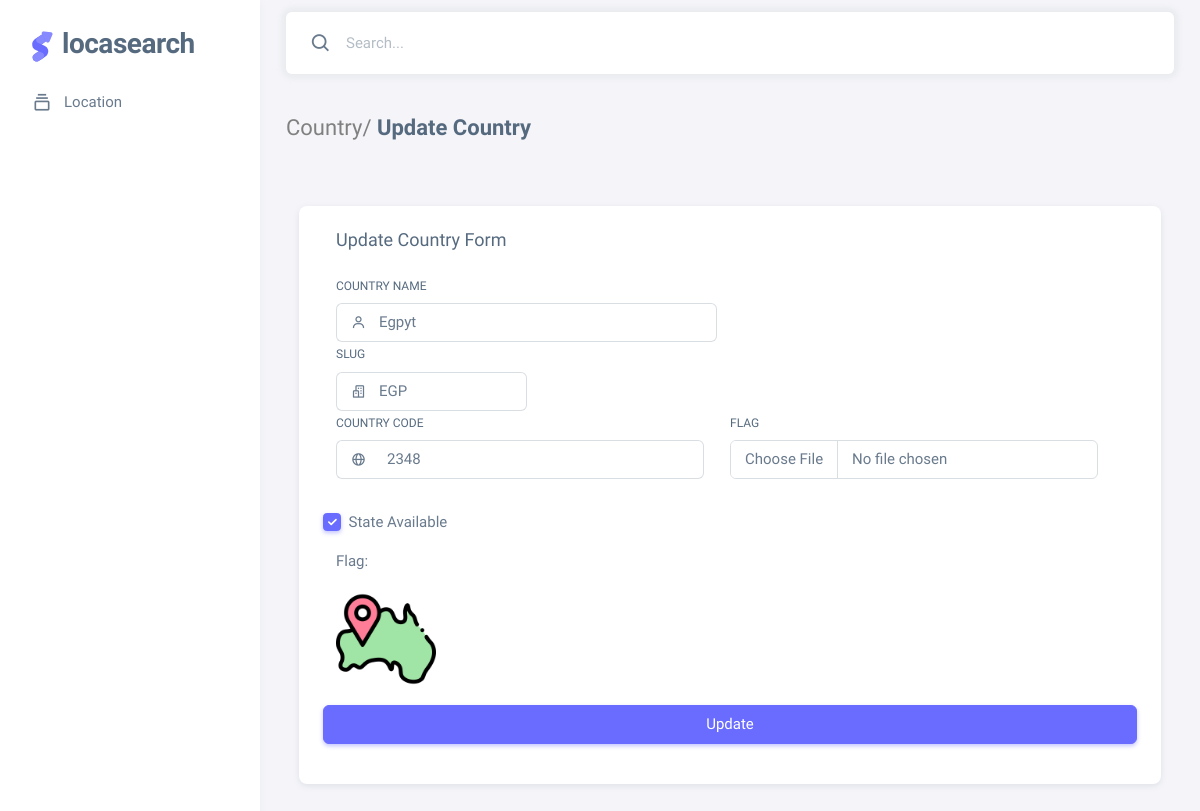
Screenshot of /countupdate/EGP/ with the database file from the repository.
### Country/models.py (models this page shows, shortened)
class Base(models.Model):
    is_active = models.BooleanField(default=True)
    Created_date = models.DateTimeField(auto_now_add=True)
    Updated_date = models.DateTimeField(auto_now=True)
    uuid = models.UUIDField(default=uuid.uuid4)
    class Meta:
        abstract = True

class Country(Base):
    name = models.CharField(max_length=100)
    slug = models.SlugField(unique=True)
    code = models.CharField(max_length=10, unique=True)
    flag = models.ImageField(upload_to='flag')
    is_state_available = models.BooleanField(default=True)

### Country/views.py (the view, shortened to what this page needs)
# urls.py: path('countupdate/<str:slug>/',UpdateCountry.as_view(), name='countupdate'),
class UpdateCountry(View):
    def get(self, request, slug=None):
        countryobj = Country.objects.get(slug = slug)
        context = {'countryobj': countryobj}
        return render(request, 'html/countupdate.html', context)

### template/html/countupdate.html (shortened to what this page needs)
{% extends 'html/base.html' %}
{% load static %}
{% block content %}
  <div class="content-wrapper">
    <div class="container-xxl flex-grow-1 container-p-y">
      <h4 class="fw-bold py-3 mb-4">
        <span class="text-muted fw-light"><a href="{% url 'country' %}" style="color: grey;">Country/</a></span> Update Country
      </h4>
      <div class="container-fluid flex-grow-1 container-p-y">
        <div class="row">
          <div class="card mb-4">
            <div class="card-header d-flex justify-content-between align-items-center">
              <h5 class="mb-0"> Update Country Form</h5>
            </div>
            <div class="card-body">
              <form action="{% url 'countupdate' countryobj.slug %}" enctype="multipart/form-data" method="post">
                <div class="row mb-3">
                  <div class="col-md-6">
                    <label class="form-label" for="basic-icon-default-fullname">Country Name</label>
                    <div class="input-group input-group-merge">
                      <span id="basic-icon-default-fullname2" class="input-group-text">
                        <i class="bx bx-user"></i>
                      </span>
                      <input type="text" class="form-control" id="basic-icon-default-fullname" value="{{countryobj.name}}" placeholder="India" name="country_name"/>
                    </div>
                  <div class="col-md-6">
                    <label class="form-label" for="basic-icon-default-company">Slug</label>
                    <div class="input-group input-group-merge">
                      <span id="basic-icon-default-company2" class="input-group-text">
                        <i class="bx bx-buildings"></i>
                      </span>
                      <input type="text" id="basic-icon-default-company" class="form-control" value="{{countryobj.slug}}" placeholder="Slug"  name="slug" />
                    </div>
                  </div>
                </div>
                <div class="row mb-3">
                  <div class="col-md-6">
                    <label class="form-label" for="basic-icon-default-email">Country Code</label>
                    <div class="input-group input-group-merge">
                      <span class="input-group-text">
                        <i class="bx bx-globe me-2"></i>
                      </span>
                      <input type="text" id="basic-icon-default-email" class="form-control" value="{{countryobj.code}}" placeholder="Code" name="code"/>
                    </div>
                  </div>
                  <div class="col-md-6">
                    <label for="formFile" class="form-label">Flag</label>
                    <input class="form-control" type="file" id="formFile" value="{{countryobj.flag}}" name="flag">
                  </div>
                </div>
                <div class="form-check mt-3 mb-3">
                  <input class="form-check-input" type="checkbox" value="1" id="defaultCheck1" value="{{countryobj.state_available}}" name="state_available"  {% if countryobj.is_state_available %}checked{% endif %}>
                  <label class="form-check-label" for="state_available"> State Available</label>
                </div>
                <div class="mb-3">
                  <p>Flag:</p>
                  <img src="{{countryobj.flag.url}}" alt="flag" height="100px">
                </div>
                <button type="submit" class="btn btn-primary">Update</button>
              </form>
            </div>
          </div>
        </div>
      </div>
    </div>
{% endblock %}

### rows the page displays
Country: country_name "Egpyt", slug "EGP", code "2348", is_state_available "☑", flag (picture)
